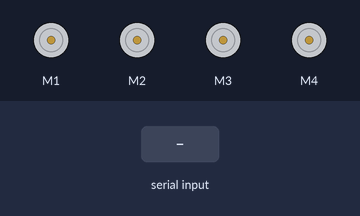
Recording of a sketch running on a simulated Arduino Uno, built with avr-gcc and run on an emulated ATmega328P. Shown: 4 × DC motor (green arrow = forward, orange = backward, longer = faster). The test bench sets the inputs (shaded band).

Above: at 1.2 s.
1.3 s: "w90\n" received over Serial
2.8 s: "90,45\n" received over Serial
At 3.8 s:
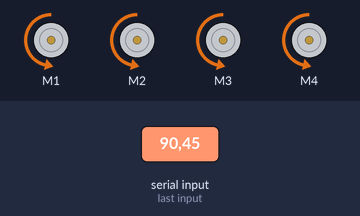
4.3 s: "30,150\n" received over Serial
At 5.0 s:
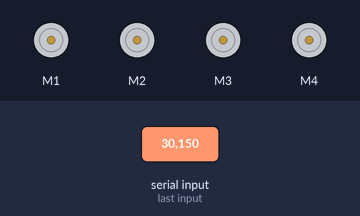
5.8 s: "200\n" received over Serial
7.3 s: "w,45\n" received over Serial
At 8.4 s:
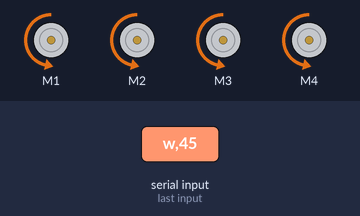
8.8 s: "a90\n" received over Serial
At 9.6 s:
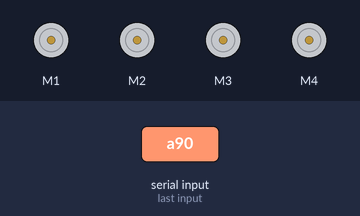
Timing chart, 0 to 11.3 s (numbered marks = the images above; inputs shaded):
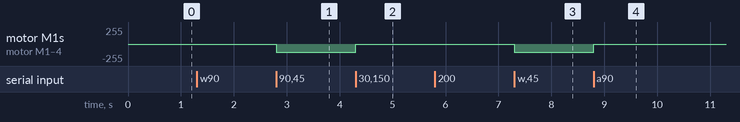

The sketch:

Motors.ino
```cpp
#include <AFMotor.h>
// Define motor pins
AF_DCMotor motor1(1);  // Motor 1 connected to port M1
AF_DCMotor motor2(2);  // Motor 2 connected to port M2
AF_DCMotor motor3(3);  // Motor 3 connected to port M3
AF_DCMotor motor4(4);  // Motor 4 connected to port M4

// Define initial speed
const int INITIAL_SPEED = 200;
int currentSpeed = INITIAL_SPEED;

void setup() {
  // Initialize motors with speed 200
  motor1.setSpeed(INITIAL_SPEED);
  motor2.setSpeed(INITIAL_SPEED);
  motor3.setSpeed(INITIAL_SPEED);
  motor4.setSpeed(INITIAL_SPEED);
  Serial.begin(115200);
}

void loop() {
  if (Serial.available()) {
    // Read command from serial port
    char command = Serial.read();

    if (command == 'w') {
      moveForward();
    }
    else if (command == 'a') {
      turnLeft();
    }
    else if (command == 's') {
      moveBackward();
    }
    else if (command == 'd') {
      turnRight();
    }
    else if (command == 'x') {
      stop();
    }
    // Speed control (0-9)
    else if (command >= '0' && command <= '9') {
      int speedPercent = (command - '0') * 25; // Convert to range 0-225
      adjustSpeed(speedPercent);
    }
  }
}

void adjustSpeed(int newSpeed) {
  currentSpeed = newSpeed;
  motor1.setSpeed(currentSpeed);
  motor2.setSpeed(currentSpeed);
  motor3.setSpeed(currentSpeed);
  motor4.setSpeed(currentSpeed);
}

void moveForward() {
  motor1.run(BACKWARD);
  motor2.run(BACKWARD);
  motor3.run(BACKWARD);
  motor4.run(BACKWARD);
}

void moveBackward() {
  motor1.run(FORWARD);
  motor2.run(FORWARD);
  motor3.run(FORWARD);
  motor4.run(FORWARD);
}

void turnLeft() {
  motor1.run(BACKWARD);
  motor2.run(BACKWARD);
  motor3.run(FORWARD);
  motor4.run(FORWARD);
}

void turnRight() {
  motor3.run(BACKWARD);
  motor4.run(BACKWARD);
  motor1.run(FORWARD);
  motor2.run(FORWARD);
}

void stop() {
  motor1.run(RELEASE);
  motor2.run(RELEASE);
  motor3.run(RELEASE);
  motor4.run(RELEASE);
}
```

Measured:
- after the input at 2.8 s, motor M1–4: stopped → backward 125/255 at once
- after the input at 4.3 s, motor M1–4: backward 125/255 → stopped at once
- after the input at 7.3 s, motor M1–4: stopped → backward 125/255 at once
- after the input at 8.8 s, motor M1–4: backward 125/255 → stopped at once
